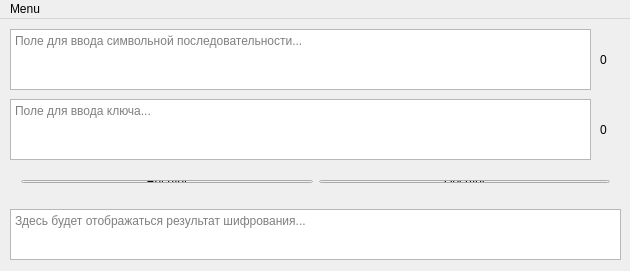
<?xml version="1.0" encoding="UTF-8"?>
<ui version="4.0">
 <class>MainWindow</class>
 <widget class="QMainWindow" name="MainWindow">
  <property name="geometry">
   <rect>
    <x>0</x>
    <y>0</y>
    <width>630</width>
    <height>271</height>
   </rect>
  </property>
  <property name="windowTitle">
   <string>Encryptor</string>
  </property>
  <widget class="QWidget" name="centralWidget">
   <widget class="QTextEdit" name="Code">
    <property name="geometry">
     <rect>
      <x>10</x>
      <y>10</y>
      <width>581</width>
      <height>61</height>
     </rect>
    </property>
    <property name="contextMenuPolicy">
     <enum>Qt::NoContextMenu</enum>
    </property>
    <property name="html">
     <string>&lt;!DOCTYPE HTML PUBLIC &quot;-//W3C//DTD HTML 4.0//EN&quot; &quot;http://www.w3.org/TR/REC-html40/strict.dtd&quot;&gt;
&lt;html&gt;&lt;head&gt;&lt;meta name=&quot;qrichtext&quot; content=&quot;1&quot; /&gt;&lt;style type=&quot;text/css&quot;&gt;
p, li { white-space: pre-wrap; }
&lt;/style&gt;&lt;/head&gt;&lt;body style=&quot; font-family:'MS Shell Dlg 2'; font-size:8.25pt; font-weight:400; font-style:normal;&quot;&gt;
&lt;p style=&quot;-qt-paragraph-type:empty; margin-top:0px; margin-bottom:0px; margin-left:0px; margin-right:0px; -qt-block-indent:0; text-indent:0px;&quot;&gt;&lt;br /&gt;&lt;/p&gt;&lt;/body&gt;&lt;/html&gt;</string>
    </property>
    <property name="placeholderText">
     <string>Поле для ввода символьной последовательности...</string>
    </property>
   </widget>
   <widget class="QTextEdit" name="Key">
    <property name="geometry">
     <rect>
      <x>10</x>
      <y>80</y>
      <width>581</width>
      <height>61</height>
     </rect>
    </property>
    <property name="html">
     <string>&lt;!DOCTYPE HTML PUBLIC &quot;-//W3C//DTD HTML 4.0//EN&quot; &quot;http://www.w3.org/TR/REC-html40/strict.dtd&quot;&gt;
&lt;html&gt;&lt;head&gt;&lt;meta name=&quot;qrichtext&quot; content=&quot;1&quot; /&gt;&lt;style type=&quot;text/css&quot;&gt;
p, li { white-space: pre-wrap; }
&lt;/style&gt;&lt;/head&gt;&lt;body style=&quot; font-family:'MS Shell Dlg 2'; font-size:8.25pt; font-weight:400; font-style:normal;&quot;&gt;
&lt;p style=&quot;-qt-paragraph-type:empty; margin-top:0px; margin-bottom:0px; margin-left:0px; margin-right:0px; -qt-block-indent:0; text-indent:0px;&quot;&gt;&lt;br /&gt;&lt;/p&gt;&lt;/body&gt;&lt;/html&gt;</string>
    </property>
    <property name="placeholderText">
     <string>Поле для ввода ключа...</string>
    </property>
   </widget>
   <widget class="QTextBrowser" name="Result">
    <property name="geometry">
     <rect>
      <x>10</x>
      <y>190</y>
      <width>611</width>
      <height>51</height>
     </rect>
    </property>
    <property name="html">
     <string>&lt;!DOCTYPE HTML PUBLIC &quot;-//W3C//DTD HTML 4.0//EN&quot; &quot;http://www.w3.org/TR/REC-html40/strict.dtd&quot;&gt;
&lt;html&gt;&lt;head&gt;&lt;meta name=&quot;qrichtext&quot; content=&quot;1&quot; /&gt;&lt;style type=&quot;text/css&quot;&gt;
p, li { white-space: pre-wrap; }
&lt;/style&gt;&lt;/head&gt;&lt;body style=&quot; font-family:'MS Shell Dlg 2'; font-size:8.25pt; font-weight:400; font-style:normal;&quot;&gt;
&lt;p style=&quot;-qt-paragraph-type:empty; margin-top:0px; margin-bottom:0px; margin-left:0px; margin-right:0px; -qt-block-indent:0; text-indent:0px;&quot;&gt;&lt;br /&gt;&lt;/p&gt;&lt;/body&gt;&lt;/html&gt;</string>
    </property>
    <property name="placeholderText">
     <string>Здесь будет отображаться результат шифрования...</string>
    </property>
   </widget>
   <widget class="QWidget" name="">
    <property name="geometry">
     <rect>
      <x>10</x>
      <y>150</y>
      <width>611</width>
      <height>25</height>
     </rect>
    </property>
    <layout class="QHBoxLayout" name="horizontalLayout">
     <item>
      <widget class="QPushButton" name="Encrypt">
       <property name="text">
        <string>Encrypt</string>
       </property>
      </widget>
     </item>
     <item>
      <widget class="QPushButton" name="Decrypt">
       <property name="text">
        <string>Decrypt</string>
       </property>
      </widget>
     </item>
    </layout>
   </widget>
   <widget class="QLabel" name="KeyLength">
    <property name="geometry">
     <rect>
      <x>600</x>
      <y>80</y>
      <width>51</width>
      <height>61</height>
     </rect>
    </property>
    <property name="text">
     <string>0</string>
    </property>
   </widget>
   <widget class="QLabel" name="CodeLength">
    <property name="geometry">
     <rect>
      <x>600</x>
      <y>10</y>
      <width>51</width>
      <height>61</height>
     </rect>
    </property>
    <property name="text">
     <string>0</string>
    </property>
   </widget>
  </widget>
  <widget class="QMenuBar" name="menuBar">
   <property name="geometry">
    <rect>
     <x>0</x>
     <y>0</y>
     <width>630</width>
     <height>21</height>
    </rect>
   </property>
   <widget class="QMenu" name="menuMenu">
    <property name="title">
     <string>Menu</string>
    </property>
    <addaction name="actionOpen"/>
    <addaction name="actionSave"/>
    <addaction name="actionInfo"/>
   </widget>
   <addaction name="menuMenu"/>
  </widget>
  <action name="actionOpen">
   <property name="text">
    <string>Open</string>
   </property>
  </action>
  <action name="actionSave">
   <property name="text">
    <string>Save</string>
   </property>
  </action>
  <action name="actionInfo">
   <property name="text">
    <string>Info</string>
   </property>
  </action>
 </widget>
 <layoutdefault spacing="6" margin="11"/>
 <resources/>
 <connections/>
</ui>
